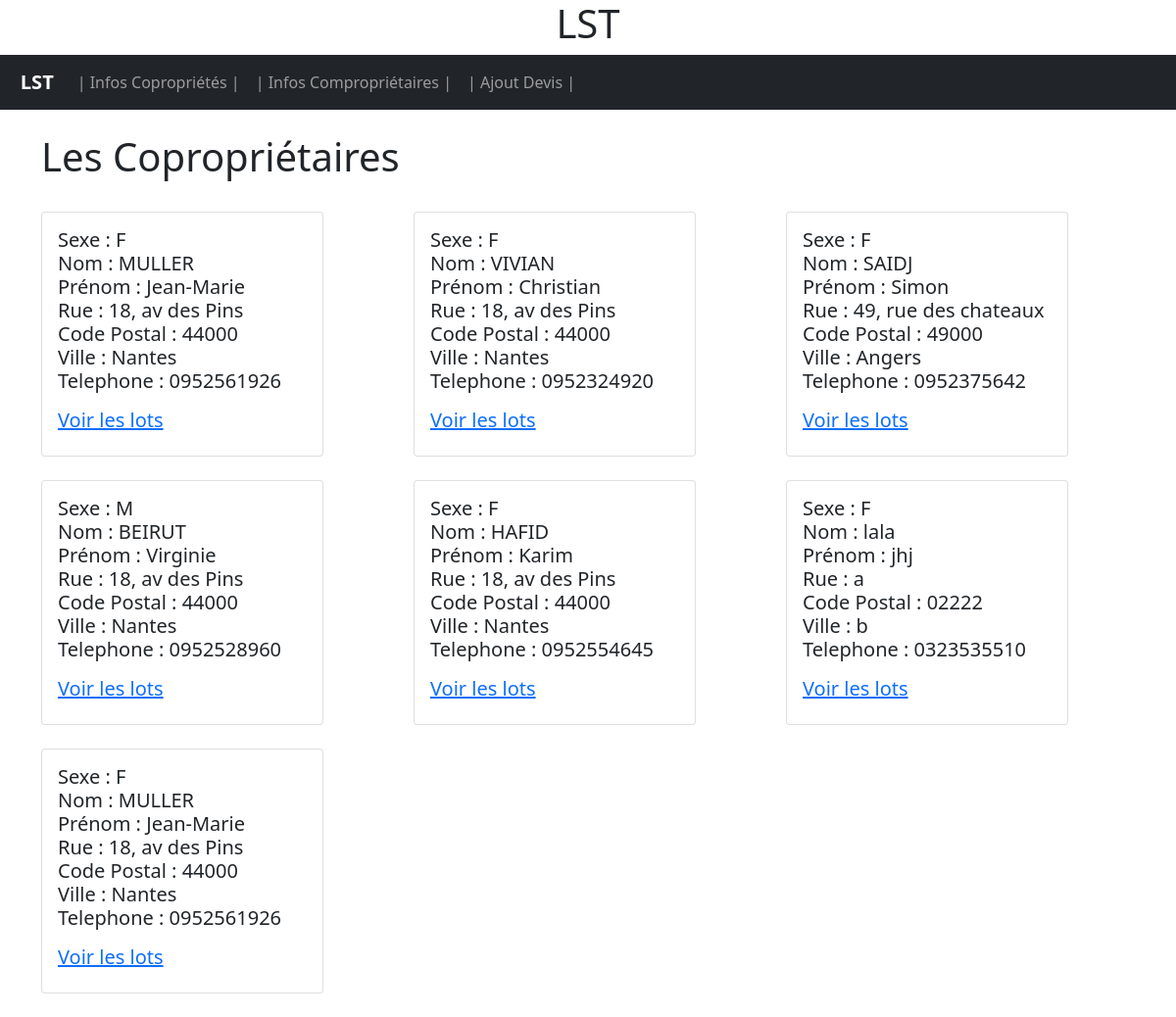
Screenshot of /coproprietaire.php with the database file from the repository.
### tables this page shows
CREATE TABLE IF NOT EXISTS `coproprietaire` (
  `idCoproprietaire` int NOT NULL AUTO_INCREMENT,
  `civilite` tinyint(1) DEFAULT NULL,
  `nom` varchar(35) NOT NULL,
  `prenom` varchar(35) NOT NULL,
  `rue` varchar(50) NOT NULL,
  `cp` char(5) NOT NULL,
  `ville` varchar(35) NOT NULL,
  `telephone` varchar(10) NOT NULL,
  `loginUtil` varchar(30) NOT NULL,
  `mdp` varchar(100) NOT NULL,
  PRIMARY KEY (`idCoproprietaire`)
);

### includeLst/lst.php (called while the page is built, shortened)
<?php
function getCoproprietaire($bdd)
{
    $req = "SELECT * FROM coproprietaire";
    $res = $bdd->query($req);
    $LesInfos = $res->fetchAll();
    return $LesInfos;
};

### coproprietaire.php (the view, shortened to what this page needs)
<!DOCTYPE html>
<html lang="fr">
<head>
  <?php
  include('includeLst/headLst.php');
  ?>
</head>
<body>
  <?php
  include('includeLst/headerLst.php');
  include('includeLst/navLst.php');
  $LesInfos = getCoproprietaire($bdd);
  ?>
  <div class="jumbotron">
    <div class="container">
      <section>
        <br>
        <h1>Les Copropriétaires</h1>
        <br>
        <div class="row">
          <?php
          foreach ($LesInfos as $uneInfo) {
            $idCoproprietaire = $uneInfo['idCoproprietaire'];
            $civilite = $uneInfo['civilite'];
            $nom = $uneInfo['nom'];
            $prenom = $uneInfo['prenom'];
            $telephone = $uneInfo['telephone'];
            $rue = $uneInfo['rue'];
            $cp = $uneInfo['cp'];
            $ville = $uneInfo['ville'];
          ?>
            <article class="col-md-4">
              <div class="card" style="width: 18rem;">
                <div class="card-body">
                    <h5 class="card-text">
                      <?php if ($civilite == 1){
                        $a = "M";
                      }
                      else{
                        $a = "F";
                      } ?>
                    <?php echo "Sexe : ". $a . "<br> Nom : ". $nom . "<br>Prénom : ".$prenom."<br>Rue : " . $rue . "<br>Code Postal : " . $cp . "<br>Ville : " . $ville . "<br> Telephone : " . $telephone?></p>
                    <a href="lotsCoproprietaire.php?idCoproprietaire=<?php echo $idCoproprietaire ?>" class="card-link">Voir les lots</a>
                </div>
              </div>
              <br>
            </article>
          <?php } ?>
        </div>
      </section>
    </div>
  </div>
</body>
</html>

### includeLst/headLst.php (shortened to what this page needs)
<link href="https://cdn.jsdelivr.net/npm/bootstrap@5.1.3/dist/css/bootstrap.min.css" rel="stylesheet">

### includeLst/headerLst.php (shortened to what this page needs)
<?php
include("lst.php");
?>
<header class="jumbotron text-center" style="margin-bottom:0">
  <h1>LST</h1>
</header>

### includeLst/navLst.php (shortened to what this page needs)
<nav class="navbar navbar-expand-sm bg-dark navbar-dark">
  <a class="navbar-brand" href="index.php"> &nbsp &nbsp <b>LST</b></a>
  <div class="collapse navbar-collapse" id="collapsibleNavbar">
    <ul class="navbar-nav">
      <li class="nav-item">
        <a class="nav-link" href="copropriete.php">| Infos Copropriétés |</a>
      </li>
      <li class="nav-item">
        <a class="nav-link" href="coproprietaire.php">| Infos Compropriétaires |</a>
      </li>
      <li class="nav-item">
        <a class="nav-link" href="nvDevis.php">| Ajout Devis |</a>
      </li>
    </ul>
  </div>
</nav>

### rows the page displays
coproprietaire: civilite "F", nom "MULLER", prenom "Jean-Marie", rue "18, av des Pins", cp "44000", ville "Nantes", telephone "0952561926"
coproprietaire: civilite "F", nom "VIVIAN", prenom "Christian", rue "18, av des Pins", cp "44000", ville "Nantes", telephone "0952324920"
coproprietaire: civilite "F", nom "SAIDJ", prenom "Simon", rue "49, rue des chateaux", cp "49000", ville "Angers", telephone "0952375642"
coproprietaire: civilite "M", nom "BEIRUT", prenom "Virginie", rue "18, av des Pins", cp "44000", ville "Nantes", telephone "0952528960"
coproprietaire: civilite "F", nom "HAFID", prenom "Karim", rue "18, av des Pins", cp "44000", ville "Nantes", telephone "0952554645"
coproprietaire: civilite "F", nom "lala", prenom "jhj", rue "a", cp "02222", ville "b", telephone "0323535510"
coproprietaire: civilite "F", nom "MULLER", prenom "Jean-Marie", rue "18, av des Pins", cp "44000", ville "Nantes", telephone "0952561926"
